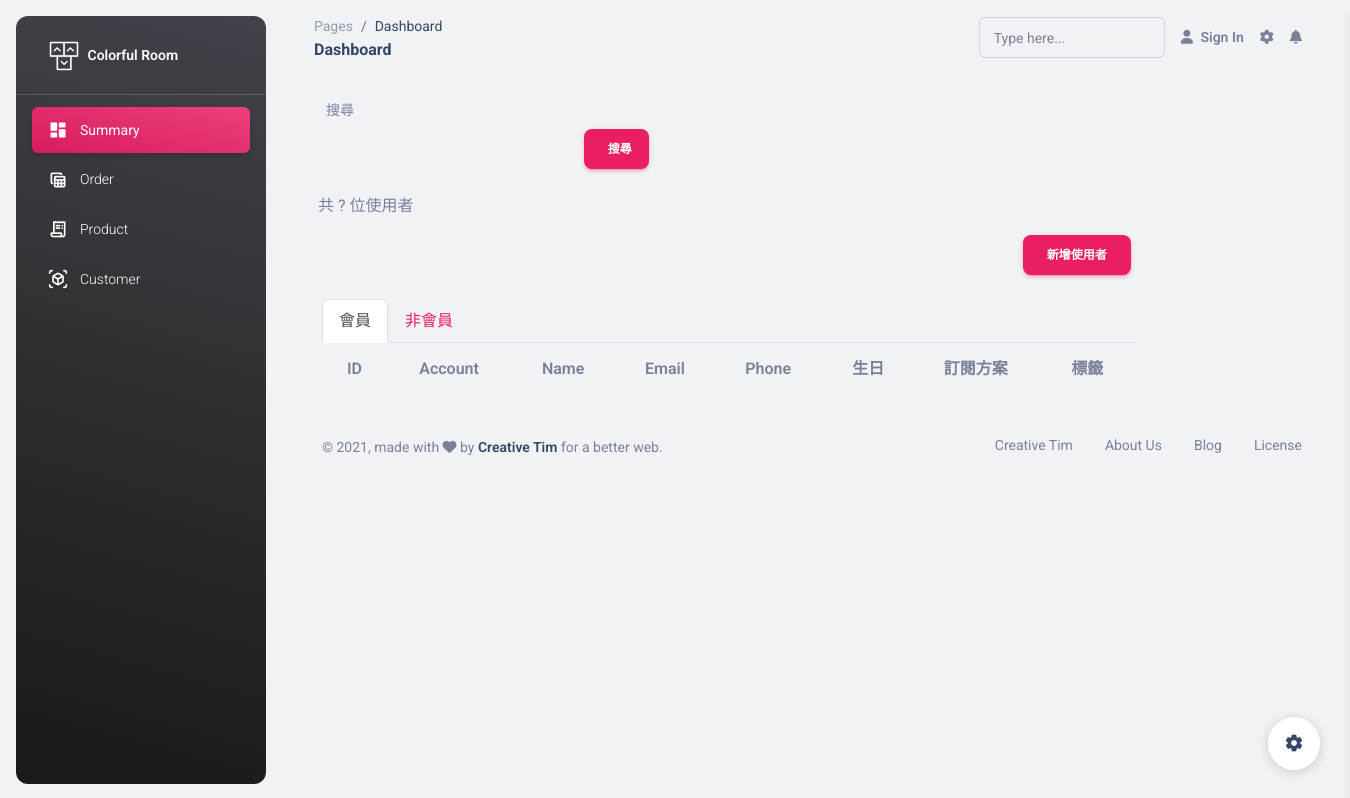
The page /pages/customer/user-list.php on the database as committed earlier.
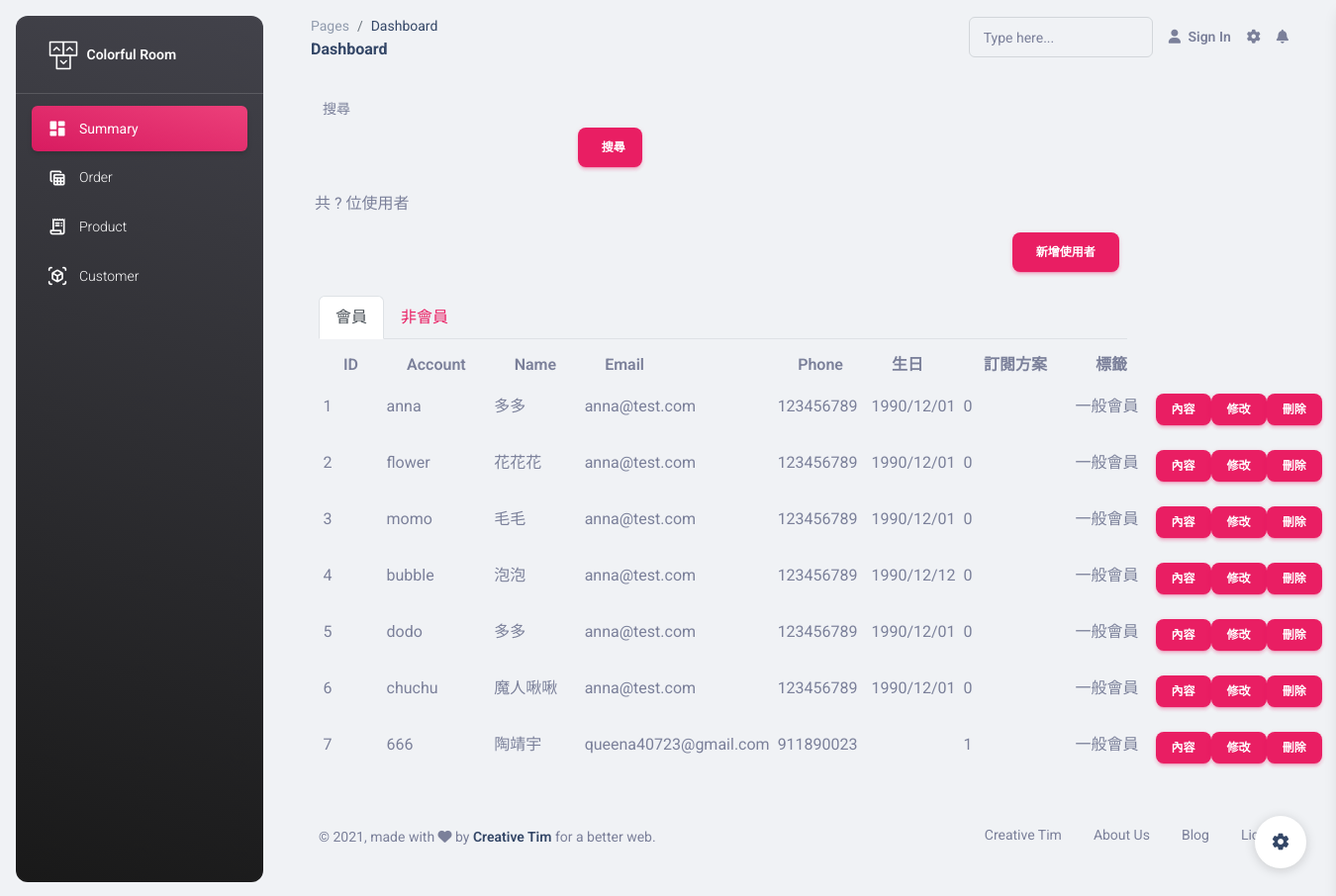
The same page on the database as committed later.
### tables this page shows
CREATE TABLE `member` (
  `id` int(6) UNSIGNED NOT NULL,
  `account` varchar(30) DEFAULT NULL,
  `name` varchar(30) NOT NULL,
  `birthday` varchar(20) NOT NULL,
  `gender` int(20) NOT NULL,
  `password` varchar(30) DEFAULT NULL,
  `email` varchar(30) NOT NULL,
  `phone` int(20) NOT NULL,
  `subscribe` int(6) NOT NULL,
  `created_at` datetime DEFAULT NULL,
  `edit_at` datetime DEFAULT NULL,
  `valid` tinyint(4) DEFAULT NULL,
  `tag_id` varchar(10) NOT NULL
);

CREATE TABLE `tag` (
  `id` int(6) UNSIGNED NOT NULL,
  `name` varchar(20) NOT NULL
);

### pages/customer/user-list.php (the view, shortened to what this page needs)
<?php
require_once("../../components/pdo-connect.php");
$sqlMember = "SELECT member. *,tag.name AS tag_name FROM member
JOIN tag ON member.tag_id = tag.id
WHERE member.valid=1";
$stmt = $db_host->prepare($sqlMember);
try {
    $stmt->execute();
    $rowsMember = $stmt->fetchAll(PDO::FETCH_ASSOC);
} catch (PDOException $e) {
    echo $e->getMessage();
}
?>
<!DOCTYPE html>
<html lang="en">
<head>
    <link href="../../assets/css/nucleo-icons.css" rel="stylesheet" />
    <link href="../../assets/css/nucleo-svg.css" rel="stylesheet" />
    <link id="pagestyle" href="../../assets/css/material-dashboard.css?v=3.0.0" rel="stylesheet" />
</head>
<body class="g-sidenav-show  bg-gray-200">
    <aside class="sidenav navbar navbar-vertical navbar-expand-xs border-0 border-radius-xl my-3 fixed-start ms-3   bg-gradient-dark" id="sidenav-main">
        <div class="sidenav-header">
            <a class="navbar-brand m-0" href="#" target="_blank">
                <img src="../../assets/img/logo-ct.png" class="navbar-brand-img h-100" alt="main_logo">
                <span class="ms-1 font-weight-bold text-white">Colorful Room</span>
            </a>
        </div>
        <hr class="horizontal light mt-0 mb-2">
        <div class="collapse navbar-collapse  w-auto  max-height-vh-100" id="sidenav-collapse-main">
            <ul class="navbar-nav">
                <li class="nav-item">
                    <a class="nav-link text-white active bg-gradient-primary" href="<?= $url_page_summary ?>">
                        <div class="text-white text-center me-2 d-flex align-items-center justify-content-center">
                            <i class="material-icons opacity-10">dashboard</i>
                        </div>
                        <span class="nav-link-text ms-1">Summary</span>
                    </a>
                </li>
                <li class="nav-item">
                    <a class="nav-link text-white " href="<?= $url_page_order ?>">
                        <div class="text-white text-center me-2 d-flex align-items-center justify-content-center">
                            <i class="material-icons opacity-10">table_view</i>
                        </div>
                        <span class="nav-link-text ms-1">Order</span>
                    </a>
                </li>
                <li class="nav-item">
                    <a class="nav-link text-white " href="<?= $url_page_product ?>">
                        <div class="text-white text-center me-2 d-flex align-items-center justify-content-center">
                            <i class="material-icons opacity-10">receipt_long</i>
                        </div>
                        <span class="nav-link-text ms-1">Product</span>
                    </a>
                </li>
                <li class="nav-item">
                    <a class="nav-link text-white " href="<?= $url_page_customer ?>">
                        <div class="text-white text-center me-2 d-flex align-items-center justify-content-center">
                            <i class="material-icons opacity-10">view_in_ar</i>
                        </div>
                        <span class="nav-link-text ms-1">Customer</span>
                    </a>
                </li>
            </ul>
        </div>
    </aside>
    <main class="main-content position-relative max-height-vh-100 h-100 border-radius-lg ">
        <nav class="navbar navbar-main navbar-expand-lg px-0 mx-4 shadow-none border-radius-xl" id="navbarBlur" navbar-scroll="true">
            <div class="container-fluid py-1 px-3">
                <nav aria-label="breadcrumb">
                    <ol class="breadcrumb bg-transparent mb-0 pb-0 pt-1 px-0 me-sm-6 me-5">
                        <li class="breadcrumb-item text-sm"><a class="opacity-5 text-dark" href="javascript:;">Pages</a></li>
                        <li class="breadcrumb-item text-sm text-dark active" aria-current="page">Dashboard</li>
                    </ol>
                    <h6 class="font-weight-bolder mb-0">Dashboard</h6>
                </nav>
                <div class="collapse navbar-collapse mt-sm-0 mt-2 me-md-0 me-sm-4" id="navbar">
                    <div class="ms-md-auto pe-md-3 d-flex align-items-center">
                        <div class="input-group input-group-outline">
                            <label class="form-label">Type here...</label>
                            <input type="text" class="form-control">
                        </div>
                    </div>
                    <ul class="navbar-nav  justify-content-end">
                        <li class="nav-item d-flex align-items-center">
                            <a href="javascript:;" class="nav-link text-body font-weight-bold px-0">
                                <i class="fa fa-user me-sm-1"></i>
                                <span class="d-sm-inline d-none">Sign In</span>
                            </a>
                        </li>
                        <li class="nav-item px-3 d-flex align-items-center">
                            <a href="javascript:;" class="nav-link text-body p-0">
                                <i class="fa fa-cog fixed-plugin-button-nav cursor-pointer"></i>
                            </a>
                        </li>
                        <li class="nav-item dropdown pe-2 d-flex align-items-center">
                            <a href="javascript:;" class="nav-link text-body p-0" id="dropdownMenuButton" data-bs-toggle="dropdown" aria-expanded="false">
                                <i class="fa fa-bell cursor-pointer"></i>
                            </a>
                        </li>
                    </ul>
                </div>
            </div>
        </nav>
        <div class="container-fluid py-4">
            <div class="container ">
                <div class="row ">
                    <label for="">搜尋</label>
                    <form action="" method="get">
                        <div class="col-4 d-flex align-items-center ">
                            <input type="search" class="form-control mx-3" name="" value="">
                            <button type="submit" class="btn btn-primary text-nowrap ">搜尋</button>
                        </div>
                    </form>
                    <div class="p-2 d-flex justify-content-between">
                        <div>
                            共 ? 位使用者
                        </div>
                    </div>
                </div>
                <nav class="col-lg-10">
                    <div class="p-2 d-flex justify-content-end">
                        <a class="btn btn-primary   justify-content-end" href="create-member.php">新增使用者</a>
                    </div>
                    <div class="nav nav-tabs" id="nav-tab" role="tablist">
                        <button class="nav-link active" id="nav-member-tab" data-bs-toggle="tab" data-bs-target="#nav-member" type="button" role="tab" aria-controls="nav-member" aria-selected="true">會員</button>
                        <button class="nav-link" id="nav-customer-tab" data-bs-toggle="tab" data-bs-target="#nav-customer" type="button" role="tab" aria-controls="nav-customer" aria-selected="false">非會員</button>
                    </div>
                </nav>
                <div class="tab-content col-lg-10" id="nav-tabContent">
                    <div class="tab-pane fade show active " id="nav-member" role="tabpanel" aria-labelledby="nav-member-tab">
                        <table class="table table-bordered table-hover table-sm">
                            <thead>
                                <tr>
                                    <th scope="col">ID</th>
                                    <th scope="col">Account</th>
                                    <th scope="col">Name</th>
                                    <th scope="col">Email</th>
                                    <th scope="col">Phone</th>
                                    <th scope="col">生日</th>
                                    <th scope="col">訂閱方案</th>
                                    <th scope="col">標籤</th>
                                </tr>
                            </thead>
                            <?php foreach ($rowsMember as $value) : ?>
                                <tbody>
                                    <tr>
                                        <td><?= $value["id"] ?></td>
                                        <td><?= $value["account"] ?></td>
                                        <td><?= $value["name"] ?></td>
                                        <td><?= $value["email"] ?></td>
                                        <td><?= $value["phone"] ?></td>
                                        <td><?= $value["birthday"] ?></td>
                                        <td><?= $value["subscribe"] ?></td>
                                        <td><?= $value["tag_name"] ?></td>
                                        <td class="text-center d-flex justify-content-evenly">
                                            <a class="btn btn-primary btn-sm" href="member.php?id=<?= $value["id"] ?>">內容</a>
                                            <a class="btn btn-primary btn-sm" href="member-edit.php?id=<?= $value["id"] ?>">修改</a>
                                            <a class="btn btn-primary btn-sm" data-bs-toggle="modal" data-bs-target="<?= '#staticBackdrop' . $value['id'] ?>">刪除</a>
                                        </td>
                                    </tr>
                                </tbody>
                            <?php endforeach; ?>
                        </table>
                    </div>
                </div>
            </div>
            <footer class="footer py-4  ">
                <div class="container-fluid">
                    <div class="row align-items-center justify-content-lg-between">
                        <div class="col-lg-6 mb-lg-0 mb-4">
                            <div class="copyright text-center text-sm text-muted text-lg-start">
                                ©
                                ,
                                made with <i class="fa fa-heart"></i> by
                                <a href="https://www.creative-tim.com" class="font-weight-bold" target="_blank">Creative Tim</a>
                                for a better web.
                            </div>
                        </div>
                        <div class="col-lg-6">
                            <ul class="nav nav-footer justify-content-center justify-content-lg-end">
                                <li class="nav-item">
                                    <a href="https://www.creative-tim.com" class="nav-link text-muted" target="_blank">Creative Tim</a>
                                </li>
                                <li class="nav-item">
                                    <a href="https://www.creative-tim.com/presentation" class="nav-link text-muted" target="_blank">About
                                        Us</a>
                                </li>
                                <li class="nav-item">
                                    <a href="https://www.creative-tim.com/blog" class="nav-link text-muted" target="_blank">Blog</a>
                                </li>
                                <li class="nav-item">
                                    <a href="https://www.creative-tim.com/license" class="nav-link pe-0 text-muted" target="_blank">License</a>
                                </li>
                            </ul>
                        </div>
                    </div>
                </div>
            </footer>
        </div>
    </main>
    <div class="fixed-plugin">
        <a class="fixed-plugin-button text-dark position-fixed px-3 py-2">
            <i class="material-icons py-2">settings</i>
        </a>
    </div>
</body>
</html>

Rows that differ between the two databases and show on the page:
added member: id "1", account "anna", name "多多", email "anna@test.com", phone "123456789", birthday "1990/12/01", subscribe "0", tag.name "一般會員"
added member: id "2", account "flower", name "花花花", email "anna@test.com", phone "123456789", birthday "1990/12/01", subscribe "0", tag.name "一般會員"
added member: id "3", account "momo", name "毛毛", email "anna@test.com", phone "123456789", birthday "1990/12/01", subscribe "0", tag.name "一般會員"
added member: id "4", account "bubble", name "泡泡", email "anna@test.com", phone "123456789", birthday "1990/12/12", subscribe "0", tag.name "一般會員"
added member: id "5", account "dodo", name "多多", email "anna@test.com", phone "123456789", birthday "1990/12/01", subscribe "0", tag.name "一般會員"
added member: id "6", account "chuchu", name "魔人啾啾", email "anna@test.com", phone "123456789", birthday "1990/12/01", subscribe "0", tag.name "一般會員"
added member: id "7", account "666", name "陶靖宇", email "queena40723@gmail.com", phone "911890023", subscribe "1", tag.name "一般會員"
